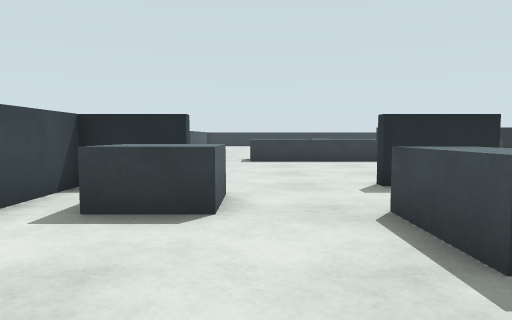
View 1 (above)

24 first-person views from a walk through a Gazebo world. The camera is 0.86 m above the floor, tilts 4° down and sees 75° across. The floor is counted in squares, 1 m on a side. Each view is taken from the middle of a square. On the plan, view 1 faces up. The plan holds only what a view shows up to about 11 squares ahead; the rest is blank. The place goes on beyond the plan.

View 2
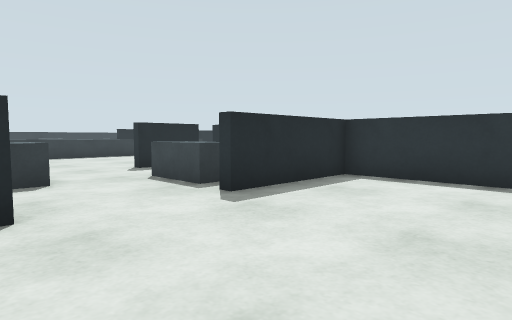

View 3
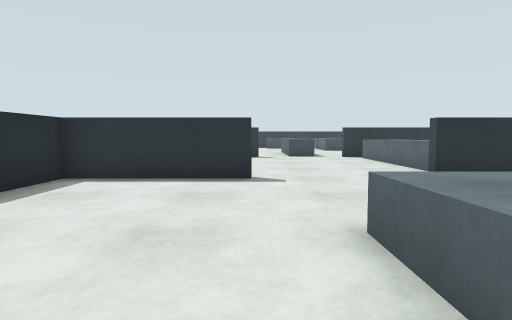

View 4
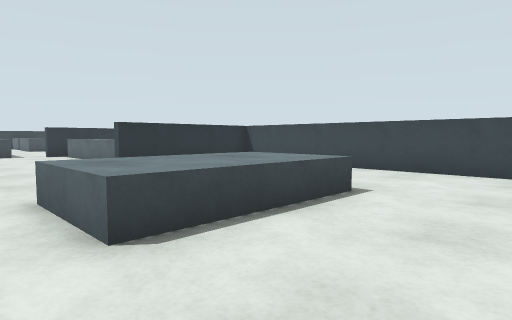

View 5
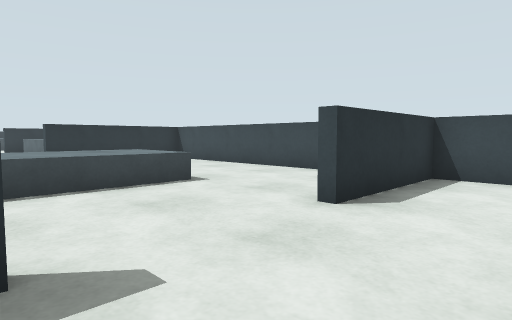

View 6
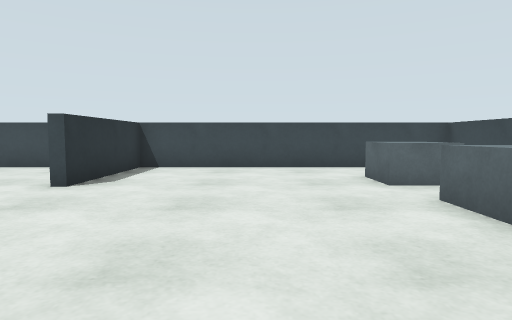

View 7
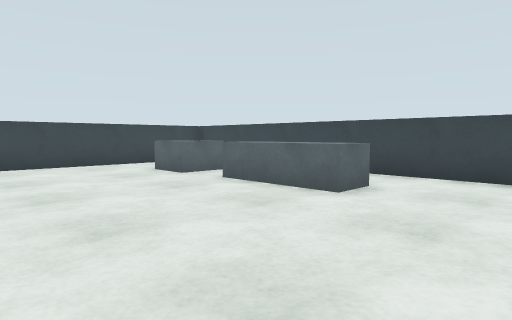

View 8
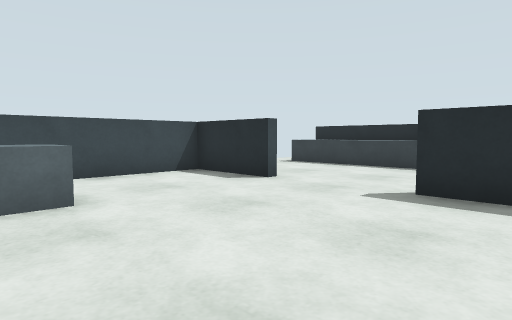

View 9
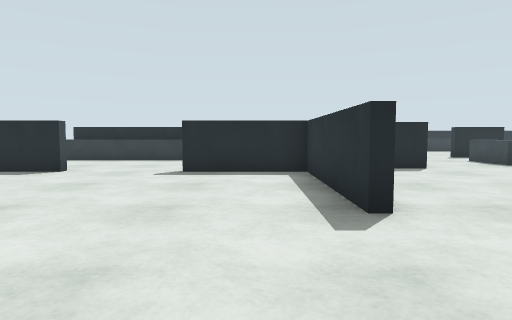

View 10
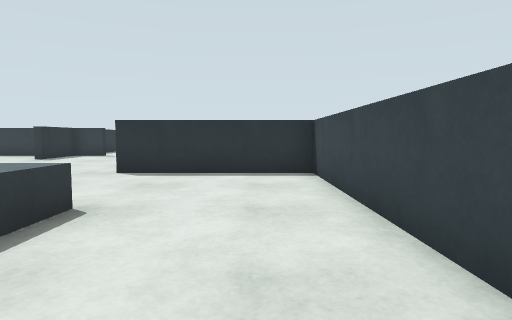

View 11
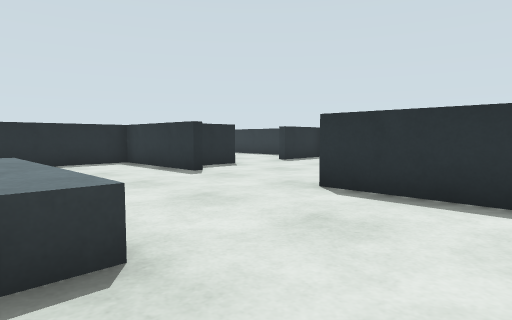

View 12
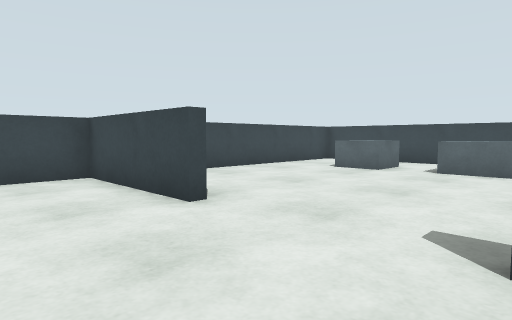

View 13
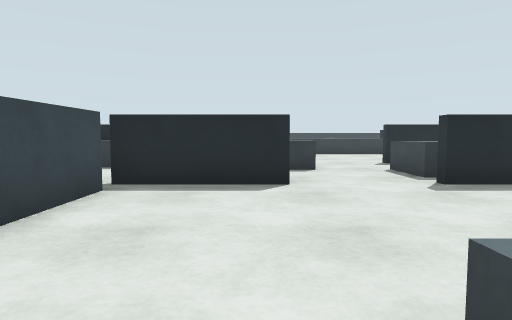

View 14
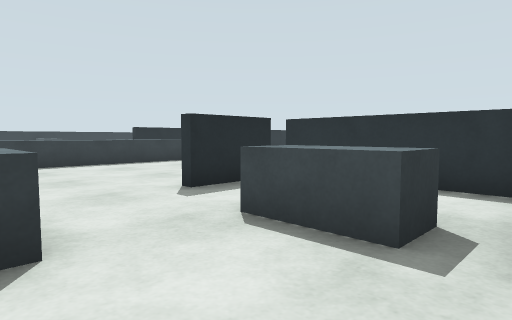

View 15
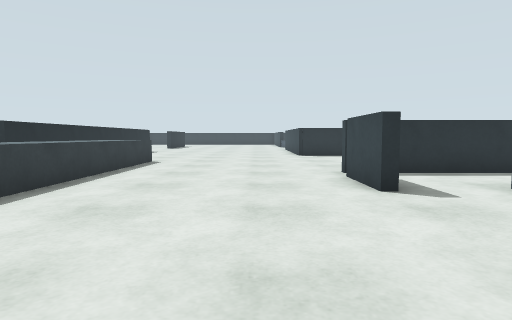

View 16
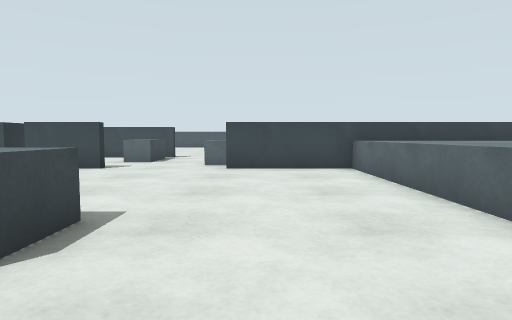

View 17
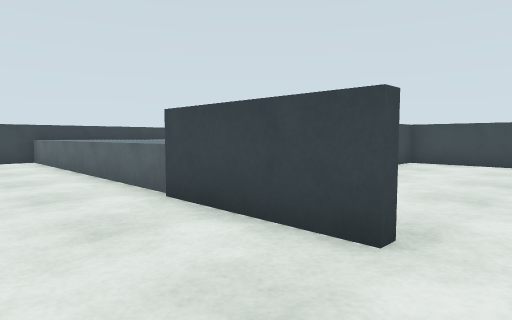

View 18
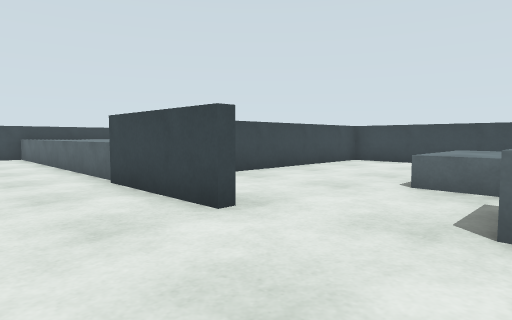

View 19
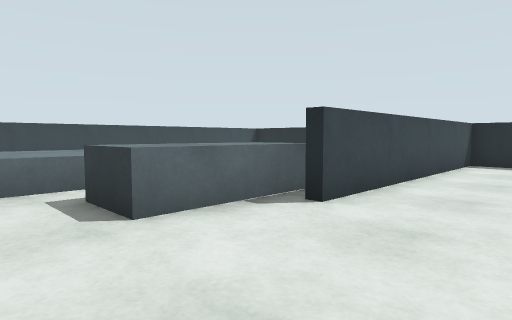

View 20
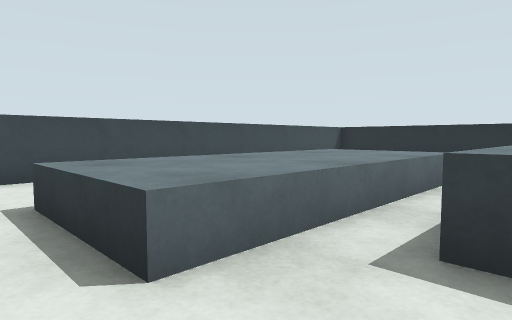

View 21
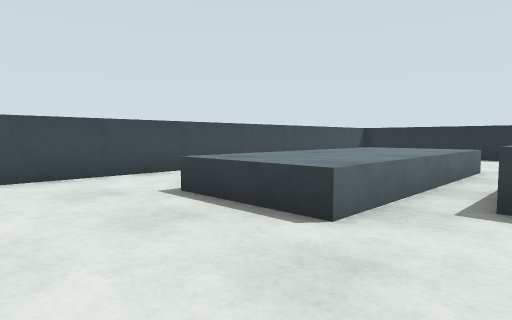

View 22
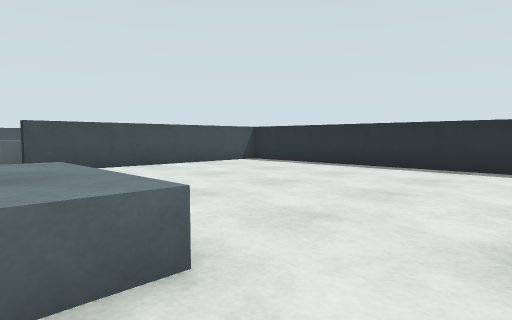

View 23
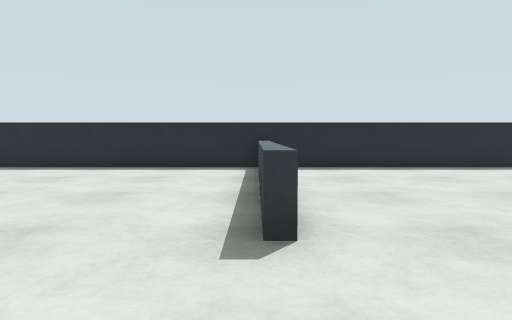

View 24
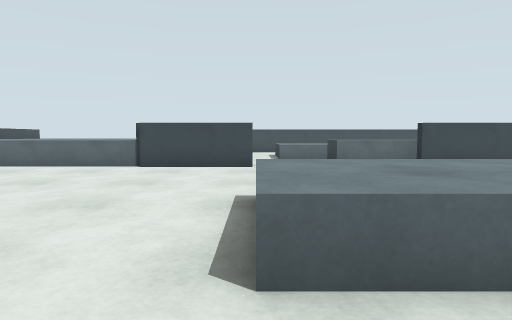

### Floor plan
Key: @ floor where view 1 was taken; # wall or solid block; x gap in a wall; . floor; = window, fence, low wall or low ledge; B grey box; C counter.
Columns run from 14 left of view 1 to 9 right of it. Each row starts with its distance up from view 1.
 31      ##  ###############
 30          #.........=....
 29          #.........=....
 28          #.........=....
 27          #.........=....
 26 #     .  #.........=....
 25 #   CCC. #.........=...
 24 #   CCC. #.........=...
 23 #   CCC.B#...  .......
 22 #   CCC.B....  BBB.
 21 #   CCC.B....  BBB .
 20 #.. CCC.....   BBB
 19 #...CCC......  BBB
 18 #..............BBB .
 17 #........#........
 16 #........#........
 15 #######  #.......
 14          B.....    ####
 13          B....B B BB B
 12         BB....BBBBBBBBB
 11         BB.............
 10        BBB.............
  9        BBB.............
  8        BBB.............
  7       BBBB.............
  6    BBBBBBB####...#x#...
  5   BBBB  B  #BB.....#
  4   ....  .  #BB..B..#
  3   ....  ..  ....B..#
  2   .....  .  ....B..#
  1    ....  .###...####
  0 ####...###....@....#
 -1 #........#.........#
 -2 #........#.........###
 -3 #........#..............
 -4 #..B.....#...BBB........
 -5 #  B.........BBB........
 -6 #  B.........BBB........
 -7 #............BBB...#....
 -8 #..B.....#...BBB...#BBBB
 -9 #  B.....#.........#
-10 #  ......#.........#
-11 #  ......#.........#
-12  ###################

Positions as (right, up) in squares from view 1, and headings:
1: (0, 0), facing up
2: (-2, -3), facing up-right
3: (-2, -3), facing right
4: (-4, -3), facing down-right
5: (-7, -4), facing down-right
6: (-8, -2), facing down
7: (-6, -1), facing down-left
8: (-6, -5), facing up-left
9: (-6, -8), facing up
10: (-3, -10), facing right
11: (0, -10), facing up-right
12: (-2, -4), facing down-left
13: (-2, -5), facing up
14: (-1, 1), facing up-right
15: (-3, 8), facing right
16: (-2, 15), facing down
17: (-2, 19), facing down-left
18: (-2, 21), facing down-left
19: (-2, 19), facing up-left
20: (-6, 18), facing up-left
21: (-6, 16), facing up-left
22: (5, 21), facing up-left
23: (5, 21), facing up
24: (5, 18), facing left
